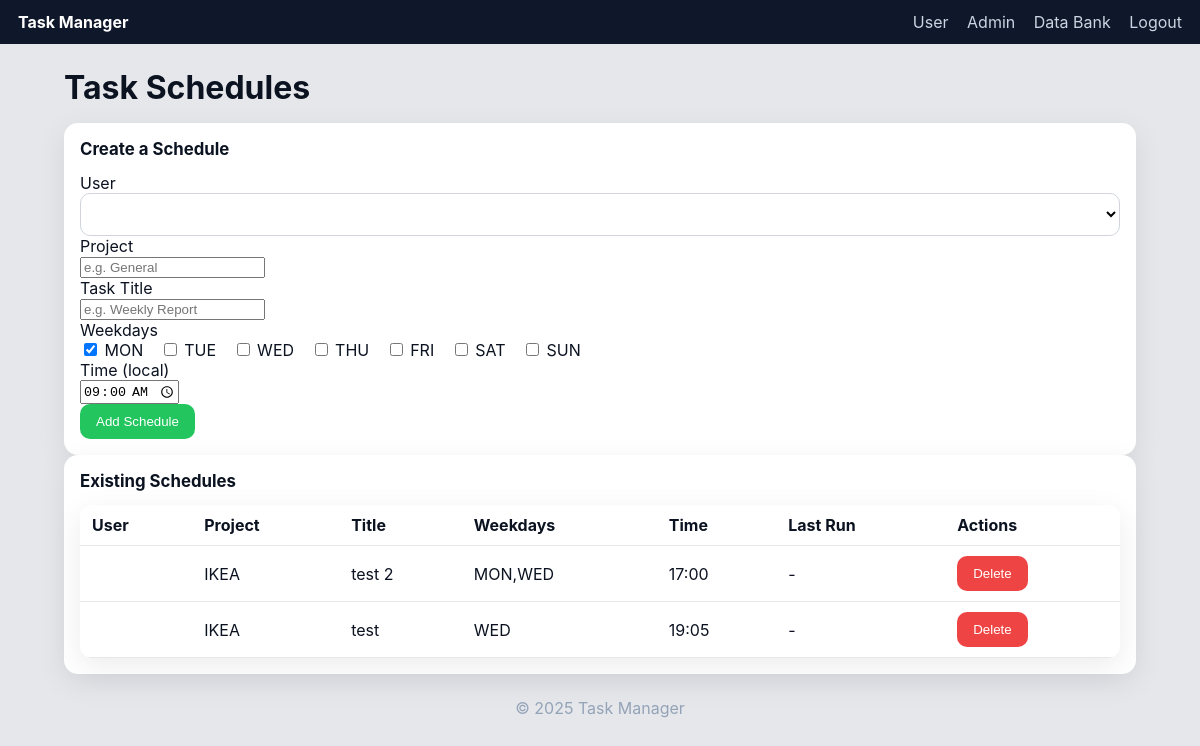
Page /admin/schedules (signed in) on the committed database.
### models.py (models this page shows)
class ScheduledTask(db.Model):
    __tablename__ = "scheduled_tasks"
    id = db.Column(db.Integer, primary_key=True)
    user_id = db.Column(db.Integer, db.ForeignKey("users.id"), nullable=False)
    user = db.relationship("User")
    project = db.Column(db.String(120), default="-", nullable=False)
    title = db.Column(db.String(255), nullable=False)
    weekdays = db.Column(db.String(50), nullable=False)     # e.g., "MON,FRI"
    time_local = db.Column(db.String(5), default="09:00", nullable=False)  # "HH:MM"
    tz = db.Column(db.String(64), default="Europe/Nicosia", nullable=False)
    last_run_date = db.Column(db.Date, nullable=True)
    active = db.Column(db.Boolean, default=True, nullable=False)

### app.py (the view)
    @app.get("/admin/schedules")
    @admin_required
    def admin_schedules():
        users = User.query.order_by(User.full_name.asc()).all()
        schedules = ScheduledTask.query.order_by(ScheduledTask.id.desc()).all()
        return render_template("schedules.html", users=users, schedules=schedules)

### templates/schedules.html (shortened to what this page needs)
{% extends "base.html" %}
{% block content %}
<h1 class="page-title">Task Schedules</h1>
<section class="card">
  <h2>Create a Schedule</h2>
  <form method="post" action="{{ url_for('admin_schedules_add') }}" class="grid">
    <label>
      <div>User</div>
      <select name="user_id" required>
      </select>
    </label>
    <label>
      <div>Project</div>
      <input name="project" placeholder="e.g. General">
    </label>
    <label class="col-span-2">
      <div>Task Title</div>
      <input name="title" required placeholder="e.g. Weekly Report">
    </label>
    <div class="col-span-2">
      <div>Weekdays</div>
      {% for d in ['MON','TUE','WED','THU','FRI','SAT','SUN'] %}
      <label style="margin-right:12px;">
        <input type="checkbox" name="wd_{{d}}" {% if d in ['MON'] %}checked{% endif %}> {{d}}
      </label>
      {% endfor %}
    </div>
    <label>
      <div>Time (local)</div>
      <input name="time_local" type="time" value="09:00">
    </label>
    <div class="col-span-2">
      <button class="primary">Add Schedule</button>
    </div>
  </form>
</section>
<section class="card">
  <h2>Existing Schedules</h2>
  <table class="table">
    <thead>
      <tr><th>User</th><th>Project</th><th>Title</th><th>Weekdays</th><th>Time</th><th>Last Run</th><th>Actions</th></tr>
    </thead>
    <tbody>
      {% for s in schedules %}
      <tr>
        <td>{{ s.user.full_name }}</td>
        <td>{{ s.project }}</td>
        <td>{{ s.title }}</td>
        <td>{{ s.weekdays }}</td>
        <td>{{ s.time_local }}</td>
        <td>{{ s.last_run_date or '-' }}</td>
        <td>
          <form method="post" action="{{ url_for('admin_schedules_delete', sid=s.id) }}" onsubmit="return confirm('Delete this schedule?')">
            <button class="danger">Delete</button>
          </form>
        </td>
      </tr>
      {% endfor %}
    </tbody>
  </table>
</section>
{% endblock %}

### static/style.css (style rules this page uses)
:root { --bg:#0f172a; --panel:#111827; --card:#1f2937; --text:#e5e7eb; --muted:#94a3b8; --accent:#22c55e; --accent2:#60a5fa; --danger:#ef4444; --warn:#f59e0b; --pill:#334155; }
* { box-sizing:border-box }
body { margin:0;font-family:Inter,Segoe UI,system-ui,Arial,sans-serif;background:#e5e7eb;color:#0b1220 }
.page-title { margin:8px 0 16px }
.card { background:#fff;border-radius:14px;padding:16px;box-shadow:0 8px 30px rgba(2,8,23,.08) }
.card h2 { margin-top:0;font-size:1.05rem }
select,input[type=text],input[type=password],textarea { width:100%;padding:12px;border:1px solid #d1d5db;border-radius:10px;background:#fff;outline:none }
button, .button { background:#0f172a;color:#fff;border:none;padding:10px 16px;border-radius:10px;cursor:pointer;text-decoration:none;display:inline-block }
button.primary { background:var(--accent) }
button.danger { background:var(--danger) }
.table { width:100%;border-collapse:collapse;background:#fff;border-radius:12px;overflow:hidden;box-shadow:0 8px 30px rgba(2,8,23,.08) }
.table th,.table td { border-bottom:1px solid #e5e7eb;padding:10px 12px;text-align:left }

### rows in the picture
ScheduledTask: project "IKEA", title "test 2", weekdays "MON,WED", time_local "17:00", last_run_date "-"
ScheduledTask: project "IKEA", title "test", weekdays "WED", time_local "19:05", last_run_date "-"

### other values in the picture
{{ d }} "MON" "TUE" "WED" "THU" "FRI" "SAT" "SUN"
{{ 2025 }} "2025"
